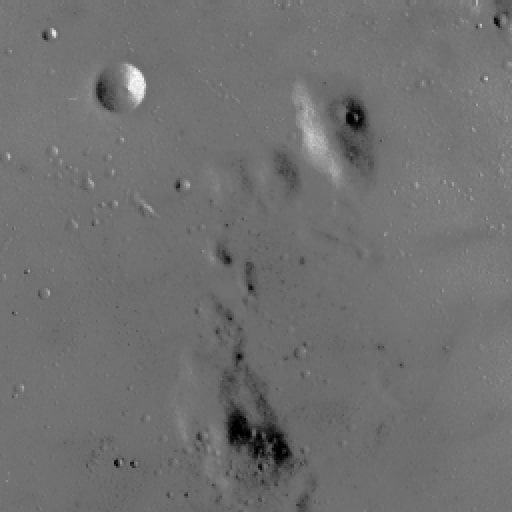
#> input picture HW1/Q3_image/image2.jpg, 512 x 512 px
$ jupyter execute Q3.ipynb
#> lines starting #> are read from the running program, lines starting #| are printed output that depends on the picture
[cell 1]
import numpy as np
import cv2
from matplotlib import pyplot as plt

# Question 3:

part 2:

[cell 2]
#define image1 here
image1 = np.array([
    [150, 151, 153, 155, 156, 155, 154],
    [150, 151, 153, 155, 156, 155, 154],
    [150, 151, 153, 155, 156, 155, 154],
    [150, 151, 153, 155, 156, 155, 154],
    [150, 151, 153, 155, 156, 155, 154]
    ], dtype=np.uint8) ## defining the array in the question using numpy

[cell 3]
#code here
#first define a function for calculating histogram
def calc_hist(image):
    hist = cv2.calcHist([image], [0], None, [256], [0, 256]) ## using cv2.calcHist, first parameter is a list of images, second parameter is the channel for which we calculate the histogram, it could be a list of channels, third parameter no idea, forth parameter is histogram size and fifth parameter says that histogram should be calculated for numbers from 0 to 256
    return(hist)

[cell 4]
#dont change this cell
plt.imshow(image1,cmap='gray',vmin=0,vmax=255)
plt.figure()
plt.plot(calc_hist(image1))
plt.title('histogram')
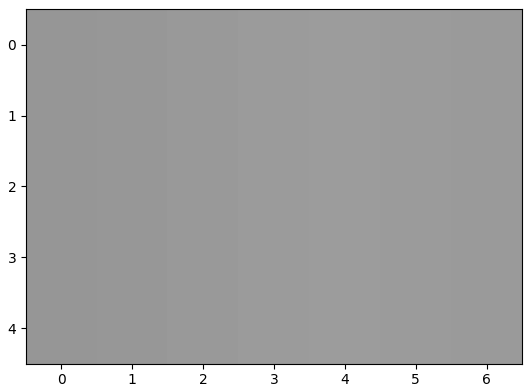
#> figure drawn by matplotlib, 1 panel
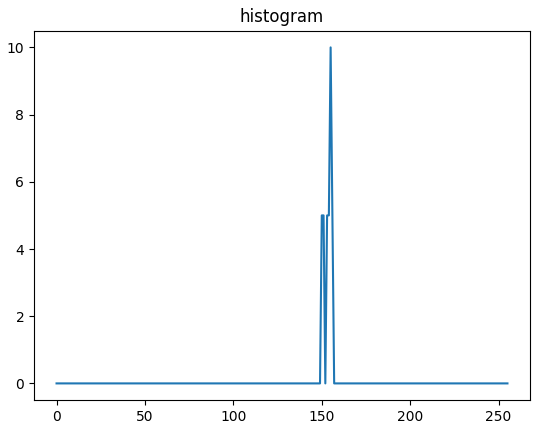
#> figure drawn by matplotlib, 1 panel; curve peaks at x = 155, y = 10

[cell 5]
#code here
#define a function (stretch) for stretching(input:image , output: stretched image)


def stretch_hist(image):
  '''
  don't use libraries
  input(s):
    image (ndarray): input image
  output(s):
    output_image (ndarray): enhanced image with histogram stretching
  '''
  output_image = image.copy()
  image_min = np.min(image) ## gets the min pixel of image in an efficient way
  image_max = np.max(image) ## gets the max pixel of image in an efficient way
  output_image = (output_image - image_min) * (255 // (image_max - image_min))

  # End
  return output_image

[cell 6]
#dont change this cell
plt.imshow(stretch_hist(image1),cmap='gray',vmin=0,vmax=255)
plt.figure()
plt.plot(calc_hist(stretch_hist(image1)))
plt.title('new histogram')
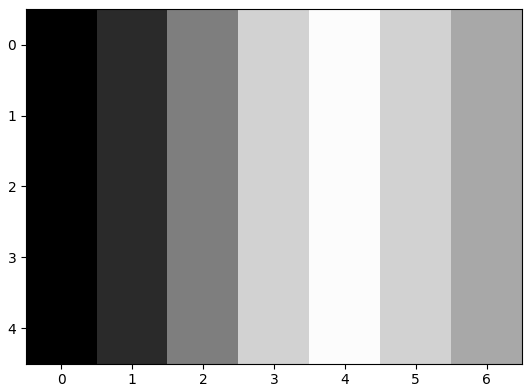
#> figure drawn by matplotlib, 1 panel
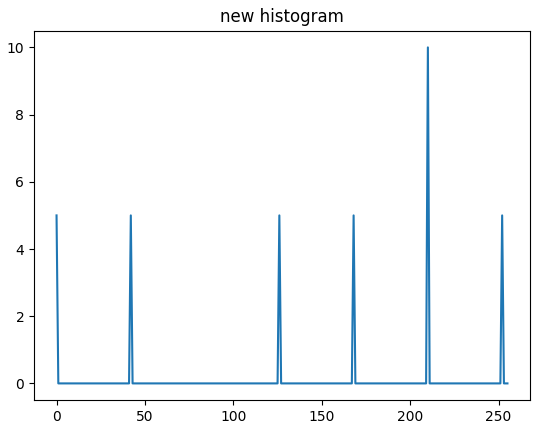
#> figure drawn by matplotlib, 1 panel; curve peaks at x = 210, y = 10

# part3

[cell 7]
# first read the image and show it.(image2)
image2 = cv2.imread("Q3_image/image2.jpg", 0)
#> image2 is the input picture: shape (512, 512); min 0, max 255, mean 112.2

[cell 8]
#use stretch function to improve quality of the image and show it
plt.imshow(stretch_hist(image2),cmap='gray',vmin=0,vmax=255)
plt.figure()
plt.plot(calc_hist(stretch_hist(image2)))
plt.title('new histogram')
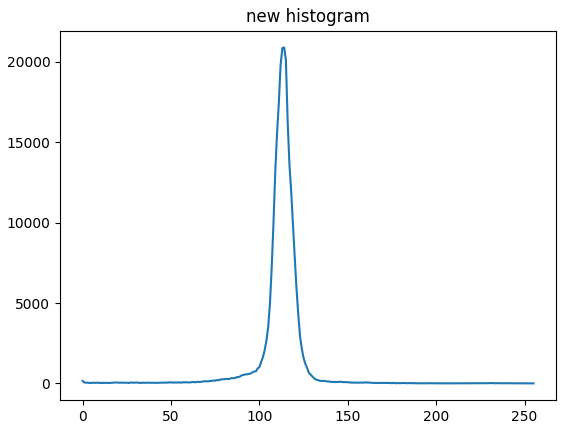
#> figure drawn by matplotlib, 1 panel; curve peaks at x = 114, y = 20906

[cell 9]
#define new function that can improve this image

def modified_stretch_hist(image):
  '''
  don't use libraries
  input(s):
    image (ndarray): input image
  output(s):
    output_image (ndarray): enhanced image with modified histogram stretching
  '''

  percent = 1
  # a = (image.shape[0]*image.shape[1]*percent) // 100
  raveled = np.ravel(image) ## this function make numpy array to a 1D array
  print(len(raveled))
#| 262144
  image_min = np.percentile(raveled, percent) ## this function first sort the array and then throw n percent of the first of the array away and give the next element
#> image_min = 57
  image_max = np.percentile(raveled, 100 - percent)
#> image_max = 140
  cliped = np.clip(raveled, image_min, image_max) ## this function changes values less than image_min to image_min and values greater than image_max to image_max
  output_image = cliped.reshape((image.shape[0], image.shape[1])) ## this function reshapes back the flattened array
  output_image = stretch_hist(output_image).astype(np.uint8) ## now we can stretch this modified image
#> in stretch_hist (call 5), `image_min = np.min(image)`: image_min = 57
#> in stretch_hist (call 5), `image_max = np.max(image)`: image_max = 140
#> in stretch_hist (call 5), `output_image = (output_image - image_min) * (255 // (image_max - image..`:
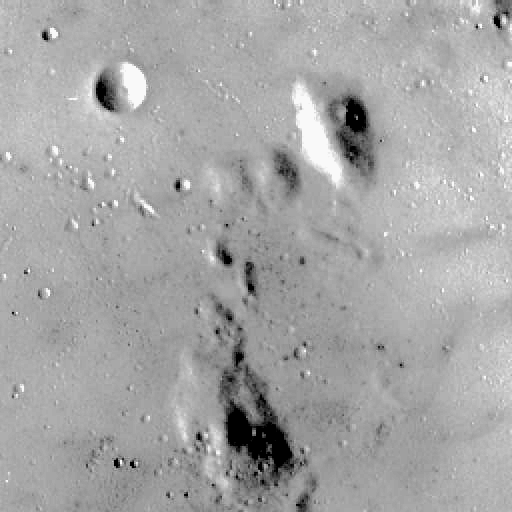
#> output_image: shape (512, 512) float64; min 0, max 249, mean 165.5
  # Start
  # End
  return output_image

[cell 10]
#try your new function and show the result
plt.imshow(modified_stretch_hist(image2),cmap='gray',vmin=0,vmax=255)
plt.figure()
plt.plot(calc_hist(modified_stretch_hist(image2)))
#| 262144
plt.title('new histogram')
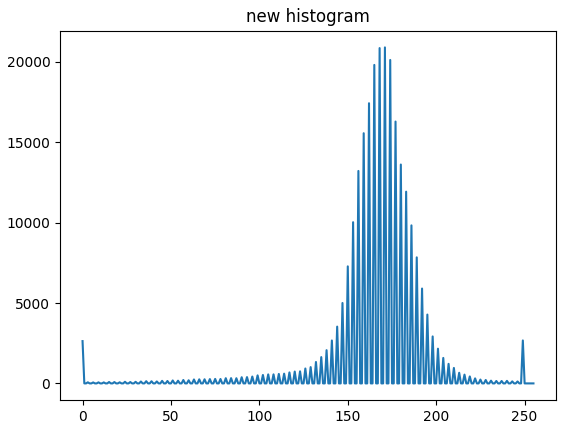
#> figure drawn by matplotlib, 1 panel; curve peaks at x = 171, y = 20906
